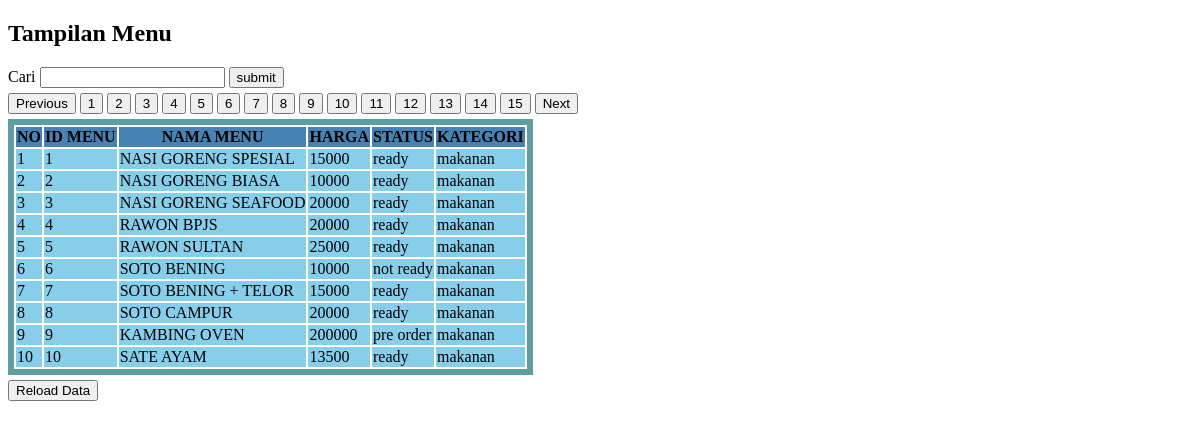
The app's page /pagination/page.php with its own data.
### tables this page shows
CREATE TABLE `menu` (
  `idmenu` int(11) NOT NULL AUTO_INCREMENT,
  `nama_menu` varchar(100) NOT NULL,
  `harga` decimal(20,0) NOT NULL,
  `status` enum('ready','not ready','pre order') NOT NULL,
  `kategori` enum('makanan','minuman','snack') NOT NULL,
  PRIMARY KEY (`idmenu`)
);

### pagination/page.php (the view, shortened to what this page needs)
<?php
include('connect.php');
$batas = 10;
$keyword = isset($_GET['menu']) ? $_GET['menu'] : '';
$halaman = isset($_GET['p']) ? (int)$_GET['p'] : 1;
$halamanAwal = ($halaman > 1) ? ($halaman * $batas) - $batas : 0;
$JumlahData = mysqli_num_rows((mysqli_query($conn, "SELECT * FROM menu WHERE nama_menu LIKE '%$keyword%'")));
$jumlahHalaman = ceil($JumlahData / $batas);
$datas = mysqli_query($conn, "SELECT * FROM menu WHERE nama_menu LIKE '%$keyword%' LiMIT $halamanAwal, $batas");
?>
<!DOCTYPE html>
<html lang="en">
<head>
</head>
<body>
    <h2>Tampilan Menu</h2>
    <form action="" method="GET" class="mb">
        <label for="fname">Cari</label>
        <input type="text" id="fname" name="menu">
        <input type="submit" value="submit" name="submit">
    </form>
    <a href=""><button>Previous</button></a>
    <?php for ($no = 1; $no <= $jumlahHalaman; $no++) : ?>
        <a href="?p=<?= $no ?>&menu=<?= $keyword ?>"><button class="mb"><?= $no ?></button></a>
    <?php endfor; ?>
    <a href=""><button>Next</button></a>
    <table class="tabel">
        <tr>
            <th>NO</th>
            <th>ID MENU</th>
            <th>NAMA MENU</th>
            <th>HARGA</th>
            <th>STATUS</th>
            <th>KATEGORI</th>
        </tr>
        <?php
        $no = 1;
        while ($data = mysqli_fetch_array($datas)) :
        ?>
            <tr>
                <td><?= $no++ ?></td>
                <td><?= $data['idmenu'] ?></td>
                <td><?= $data['nama_menu'] ?></td>
                <td><?= $data['harga'] ?></td>
                <td><?= $data['status'] ?></td>
                <td><?= $data['kategori'] ?></td>
            </tr>
        <?php endwhile; ?>
    </table>
    <form action="" method="POST" class="mt">
        <input type="submit" value="Reload Data" name="reload">
    </form>
</body>
</html>

### pagination/page.php (style rules this page uses)
.tabel { border: 6px solid cadetblue }
th { background-color: steelblue; }
tr { background-color: skyblue; }
.mb { margin-bottom: 5px; }
.mt { margin-top: 5px; }

### records on screen
menu: idmenu "1", nama_menu "NASI GORENG SPESIAL", harga "15000", status "ready", kategori "makanan"
menu: idmenu "2", nama_menu "NASI GORENG BIASA", harga "10000", status "ready", kategori "makanan"
menu: idmenu "3", nama_menu "NASI GORENG SEAFOOD", harga "20000", status "ready", kategori "makanan"
menu: idmenu "4", nama_menu "RAWON BPJS", harga "20000", status "ready", kategori "makanan"
menu: idmenu "5", nama_menu "RAWON SULTAN", harga "25000", status "ready", kategori "makanan"
menu: idmenu "6", nama_menu "SOTO BENING", harga "10000", status "not ready", kategori "makanan"
menu: idmenu "7", nama_menu "SOTO BENING + TELOR", harga "15000", status "ready", kategori "makanan"
menu: idmenu "8", nama_menu "SOTO CAMPUR", harga "20000", status "ready", kategori "makanan"
menu: idmenu "9", nama_menu "KAMBING OVEN", harga "200000", status "pre order", kategori "makanan"
menu: idmenu "10", nama_menu "SATE AYAM", harga "13500", status "ready", kategori "makanan"
